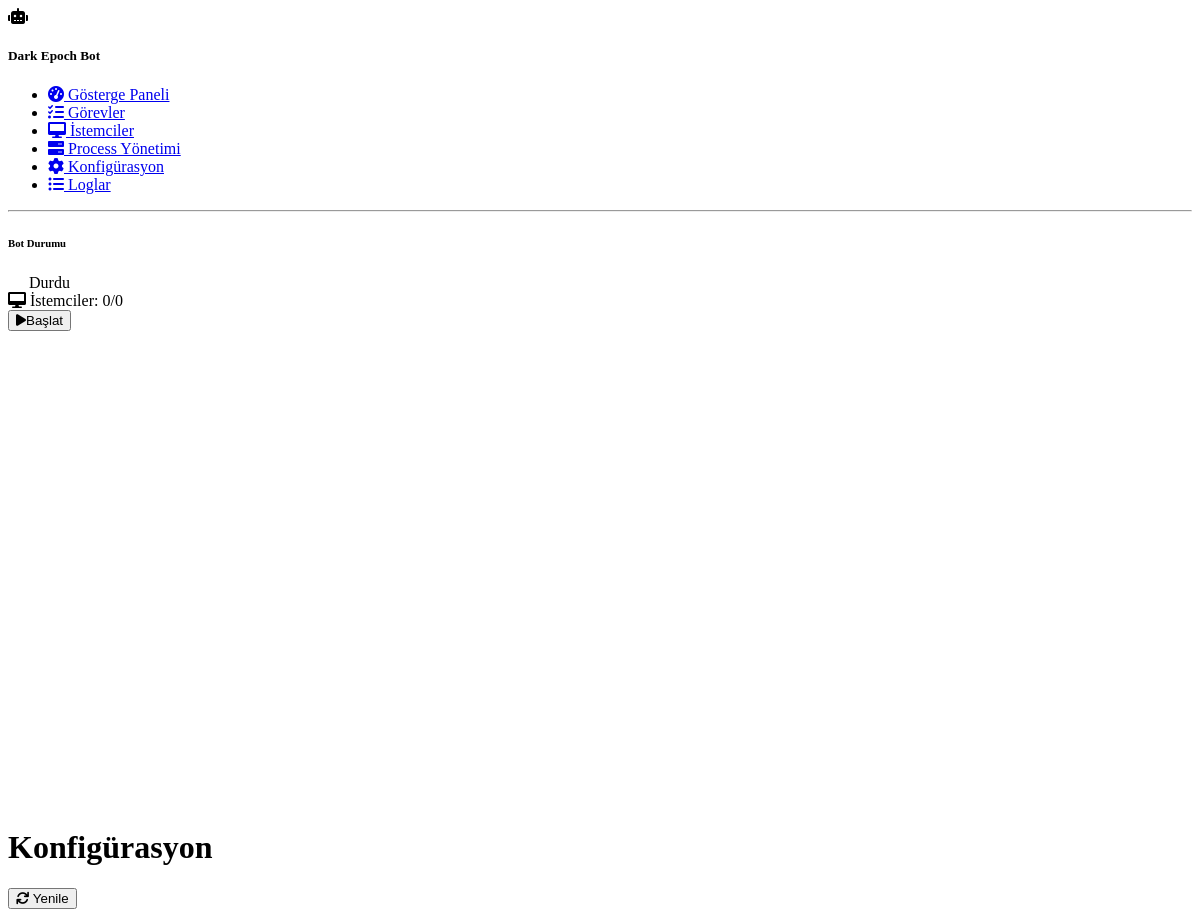
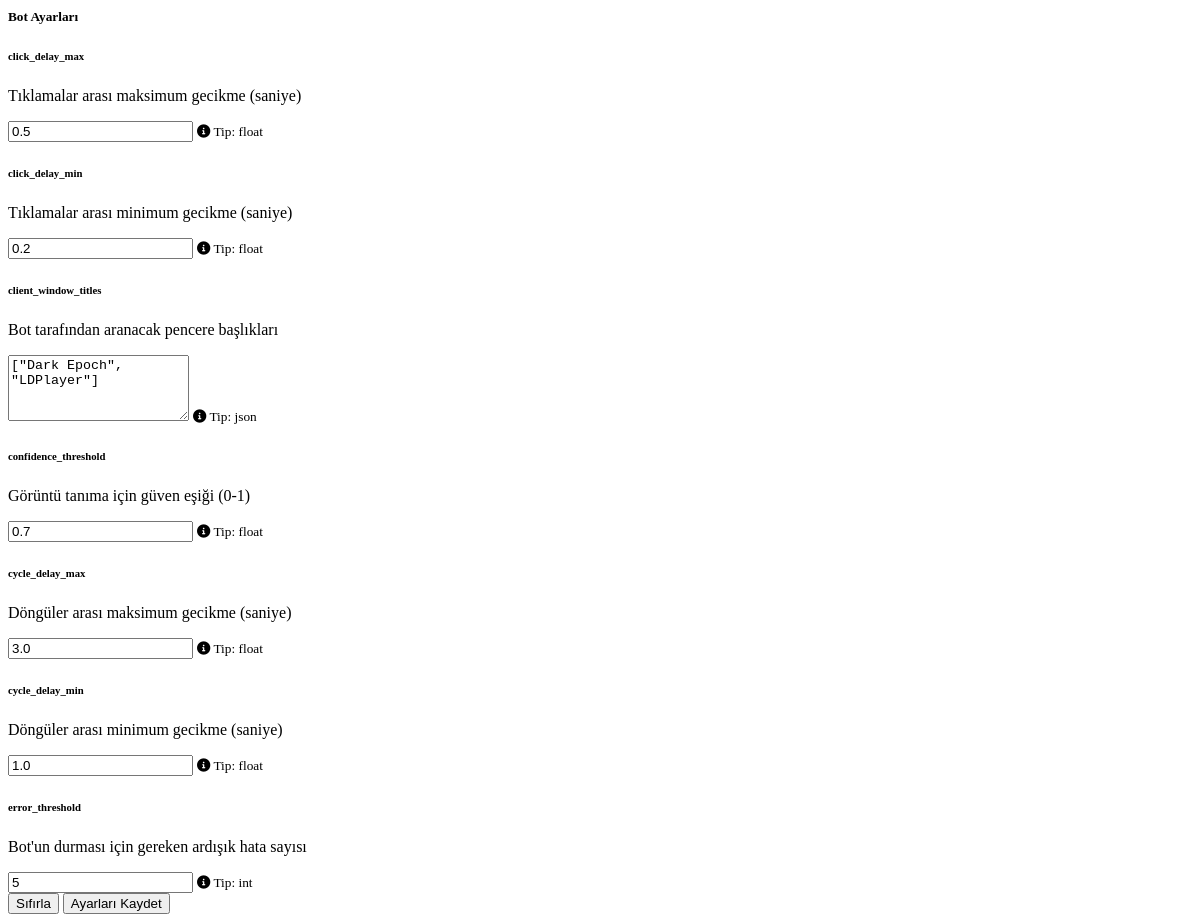
The page /config on the database its author committed (2 pictures, top to bottom).
### app.py (models this page shows, shortened)
class BotConfig(db.Model):
    id = db.Column(db.Integer, primary_key=True)
    key = db.Column(db.String(100), unique=True, nullable=False)
    value = db.Column(db.Text, nullable=True)
    value_type = db.Column(db.String(50), default="string")  # string, int, float, bool, json
    description = db.Column(db.Text, nullable=True)
    updated_at = db.Column(db.DateTime, default=datetime.utcnow, onupdate=datetime.utcnow)

### app.py (the view)
@app.route('/config')
def config_list():
    configs = BotConfig.query.order_by(BotConfig.key).all()
    return render_template('config.html', configs=configs, bot_status=bot_status)

### templates/config.html (shortened to what this page needs)
{% extends 'base.html' %}
{% block content %}
<div class="d-flex justify-content-between flex-wrap flex-md-nowrap align-items-center pb-2 mb-3 border-bottom">
    <h1 class="h2">Konfigürasyon</h1>
    <div class="btn-toolbar mb-2 mb-md-0">
        <div class="btn-group me-2">
            <button type="button" class="btn btn-sm btn-outline-secondary" onclick="window.location.reload()">
                <i class="fas fa-sync me-1"></i> Yenile
            </button>
        </div>
    </div>
</div>
<div class="row">
    <div class="col-md-12">
        <div class="card bg-dark border-secondary">
            <div class="card-header">
                <h5 class="mb-0">Bot Ayarları</h5>
            </div>
            <div class="card-body">
                <form method="POST" action="{{ url_for('edit_config') }}">
                    <div class="row">
                        {% for config in configs %}
                        <div class="col-md-6 mb-3">
                            <div class="card bg-dark border-secondary">
                                <div class="card-body">
                                    <h6 class="card-title">{{ config.key }}</h6>
                                    <p class="card-subtitle text-muted small mb-2">{{ config.description }}</p>
                                    {% if config.value_type == 'bool' %}
                                        <div class="form-check form-switch">
                                            <input class="form-check-input" type="checkbox"
                                                   id="config_{{ config.key }}" name="config_{{ config.key }}"
                                                   {% if config.get_value() %}checked{% endif %}>
                                            <label class="form-check-label" for="config_{{ config.key }}">
                                                {{ 'Etkin' if config.get_value() else 'Devre Dışı' }}
                                            </label>
                                        </div>
                                    {% elif config.value_type == 'json' %}
                                        <textarea class="form-control font-monospace" id="config_{{ config.key }}"
                                                  name="config_{{ config.key }}" rows="4">{{ config.value }}</textarea>
                                    {% elif config.value_type == 'int' %}
                                        <input type="number" class="form-control" id="config_{{ config.key }}"
                                               name="config_{{ config.key }}" value="{{ config.value }}">
                                    {% elif config.value_type == 'float' %}
                                        <input type="number" class="form-control" id="config_{{ config.key }}"
                                               name="config_{{ config.key }}" value="{{ config.value }}" step="0.1">
                                    {% else %}
                                        <input type="text" class="form-control" id="config_{{ config.key }}"
                                               name="config_{{ config.key }}" value="{{ config.value }}">
                                    {% endif %}
                                    <small class="form-text text-muted">
                                        <i class="fas fa-info-circle me-1"></i>
                                        Tip: {{ config.value_type }}
                                    </small>
                                </div>
                            </div>
                        </div>
                        {% endfor %}
                    </div>
                    <div class="d-grid gap-2 d-md-flex justify-content-md-end mt-3">
                        <button type="reset" class="btn btn-secondary me-md-2">Sıfırla</button>
                        <button type="submit" class="btn btn-primary">Ayarları Kaydet</button>
                    </div>
                </form>
            </div>
        </div>
    </div>
</div>
{% endblock %}

### templates/base.html (shortened to what this page needs)
<!DOCTYPE html>
<html lang="tr" data-bs-theme="dark">
<head>
    <link href="https://cdn.replit.com/agent/bootstrap-agent-dark-theme.min.css" rel="stylesheet">
    <link rel="stylesheet" href="https://cdnjs.cloudflare.com/ajax/libs/font-awesome/6.0.0/css/all.min.css">
</head>
<body>
    <div class="container-fluid">
        <div class="row">
            <div class="col-md-3 col-lg-2 d-md-block bg-body-tertiary sidebar collapse">
                <div class="position-sticky pt-3">
                    <div class="mb-4 px-3 d-flex align-items-center">
                        <i class="fas fa-robot fs-3 me-2"></i>
                        <h5 class="m-0">Dark Epoch Bot</h5>
                    </div>
                    <ul class="nav flex-column">
                        <li class="nav-item">
                            <a class="nav-link {% if request.path == '/' %}active{% endif %}" href="{{ url_for('index') }}">
                                <i class="fas fa-tachometer-alt me-2"></i>
                                Gösterge Paneli
                            </a>
                        </li>
                        <li class="nav-item">
                            <a class="nav-link {% if '/tasks' in request.path %}active{% endif %}" href="{{ url_for('task_list') }}">
                                <i class="fas fa-tasks me-2"></i>
                                Görevler
                            </a>
                        </li>
                        <li class="nav-item">
                            <a class="nav-link {% if '/clients' in request.path %}active{% endif %}" href="{{ url_for('client_list') }}">
                                <i class="fas fa-desktop me-2"></i>
                                İstemciler
                            </a>
                        </li>
                        <li class="nav-item">
                            <a class="nav-link {% if '/processes' in request.path %}active{% endif %}" href="{{ url_for('process_list') }}">
                                <i class="fas fa-server me-2"></i>
                                Process Yönetimi
                            </a>
                        </li>
                        <li class="nav-item">
                            <a class="nav-link {% if '/config' in request.path %}active{% endif %}" href="{{ url_for('config_list') }}">
                                <i class="fas fa-cog me-2"></i>
                                Konfigürasyon
                            </a>
                        </li>
                        <li class="nav-item">
                            <a class="nav-link {% if '/logs' in request.path %}active{% endif %}" href="{{ url_for('log_list') }}">
                                <i class="fas fa-list-ul me-2"></i>
                                Loglar
                            </a>
                        </li>
                    </ul>
                    <hr>
                    <div class="px-3">
                        <h6 class="sidebar-heading d-flex justify-content-between align-items-center px-3 mt-4 mb-2 text-muted">
                            <span>Bot Durumu</span>
                        </h6>
                        <div class="mb-2">
                            <span class="status-indicator {% if bot_status.running and not bot_status.paused %}status-green{% elif bot_status.paused %}status-yellow{% else %}status-red{% endif %}"></span>
                            {% if bot_status.running and not bot_status.paused %}
                                Çalışıyor
                            {% elif bot_status.paused %}
                                Duraklatıldı
                            {% else %}
                                Durdu
                            {% endif %}
                        </div>
                        <div class="mb-2">
                            <i class="fas fa-desktop me-2 text-muted"></i>
                            <span>İstemciler: {{ bot_status.active_clients }}/{{ bot_status.total_clients }}</span>
                        </div>
                    </div>
                    <div class="mt-auto p-3">
                        <div class="d-grid gap-2">
                            {% if bot_status.running %}
                                {% if bot_status.paused %}
                                <button class="btn btn-warning btn-sm" id="resumeBtn">
                                    <i class="fas fa-play me-2"></i>Devam Et
                                </button>
                                {% else %}
                                <button class="btn btn-warning btn-sm" id="pauseBtn">
                                    <i class="fas fa-pause me-2"></i>Duraklat
                                </button>
                                {% endif %}
                                <button class="btn btn-danger btn-sm" id="stopBtn">
                                    <i class="fas fa-stop me-2"></i>Durdur
                                </button>
                            {% else %}
                                <button class="btn btn-success btn-sm" id="startBtn">
                                    <i class="fas fa-play me-2"></i>Başlat
                                </button>
                            {% endif %}
                        </div>
                    </div>
                </div>
            </div>
            <main class="col-md-9 ms-sm-auto col-lg-10 px-md-4 py-4">
                {% block content %}{% endblock %}
            </main>
        </div>
    </div>
</body>
</html>

### templates/base.html (style rules this page uses)
.sidebar { height: 100vh; position: sticky; top: 0; }
.status-indicator { width: 12px; height: 12px; border-radius: 50%; display: inline-block; margin-right: 5px; }
.status-red { background-color: var(--bs-danger); }

### rows shown on the page
BotConfig: key "click_delay_max", description "Tıklamalar arası maksimum gecikme (saniye)", value "0.5", value_type "float"
BotConfig: key "click_delay_min", description "Tıklamalar arası minimum gecikme (saniye)", value "0.2", value_type "float"
BotConfig: key "client_window_titles", description "Bot tarafından aranacak pencere başlıkları", key "[\"Dark Epoch\", \"LDPlayer\"]", value_type "json"
BotConfig: key "confidence_threshold", description "Görüntü tanıma için güven eşiği (0-1)", value "0.7", value_type "float"
BotConfig: key "cycle_delay_max", description "Döngüler arası maksimum gecikme (saniye)", value "3.0", value_type "float"
BotConfig: key "cycle_delay_min", description "Döngüler arası minimum gecikme (saniye)", value "1.0", value_type "float"
BotConfig: key "error_threshold", description "Bot'un durması için gereken ardışık hata sayısı", value "5", value_type "int"

### other values the page prints
{{ bot_status.active_clients }} "0"
{{ bot_status.total_clients }} "0"
